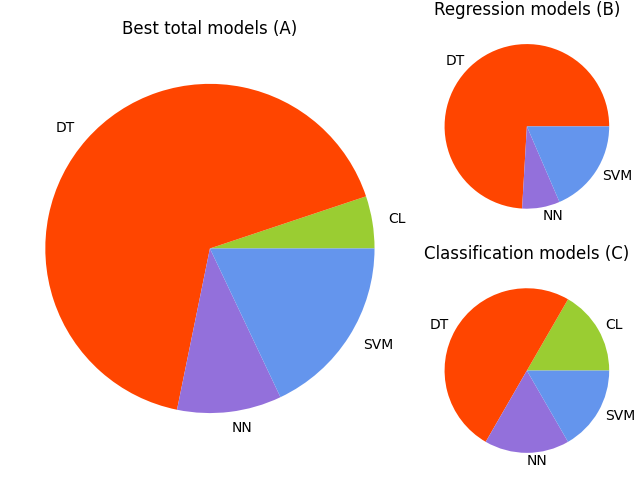

Write Julia code to recreate this figure.
using PyCall, CSV, DataFrames, Plots, PyPlot, OrderedCollections
@pyimport matplotlib.pyplot as pyplt
# function needed 
function color_finder(models, color_dict)
    color_array = Vector{String}(undef, length(models))
    for i in eachindex(models)
        color_array[i] = color_dict[models[i]]
    end
    return color_array
end

#setup color per model
model = ["DT", "SVM", "CL","DE", "NN", "LS", "BA"]
colors = ["orangered","cornflowerblue","yellowgreen","orange","mediumpurple","gold","orchid"]
color_dict = Dict(zip(model, colors))


# making first part 
data = CSV.read("./Lit_study.csv", DataFrame)[1:75, :]
Best_method1 = data[:, "Best method"]
Best_method1[Best_method1 .== "Other"] .= "DT"
Other_method1 = data[:, "Other Class"]



Best_method1 = Best_method1[Other_method1 .!= "None"]
unique_best_methods = sort(unique(Best_method1))
# Changing type of best_method in total
Best_method = Vector{String}(undef, 0)
for i in Best_method1
    push!(Best_method, i)
end
Best_method
# Makeing best methods into counts in total

best_method_count = zeros(Int64, length(unique_best_methods))
for i in eachindex(unique_best_methods)
    best_method_count[i] = count(Best_method .== unique_best_methods[i])
end
best_method_count
best_method_labels = unique_best_methods
best_method_sizes = best_method_count ./ sum(best_method_count)
best_method_color = color_finder(best_method_labels, color_dict)
#end first graph
#second graph
Reg_Best_method1 = data[:, "Best method"]
mode1 = data[:, "Mode"] 
mode1 = mode1[Other_method1 .!= "None"]
Reg_Best_method1 = Reg_Best_method1[Other_method1 .!= "None"]


# Changing type of best_method in class
Reg_Best_method = Vector{String}(undef, 0)
for i in Reg_Best_method1
    push!(Reg_Best_method, i)
end
# Type Changing for the mode variable
mode = Vector{String}(undef, 0)
for i in mode1
    push!(mode, i)
end
Reg_Best_method

# Changing the "other" to DT, since the model is 80% DT
Reg_Best_method[Reg_Best_method .== "Other"] .= "DT"
# Only taking the samples were the mode is classification
Reg_Best_method = Reg_Best_method[mode .== "R"]
Reg_unique_methods = sort(unique(Reg_Best_method))

Reg_method_count = zeros(Int64, length(Reg_unique_methods))
for i in eachindex(Reg_unique_methods)
    Reg_method_count[i] = count(Reg_Best_method .== Reg_unique_methods[i])
end
Reg_method_count
Reg_method_size = Reg_method_count ./ sum(Reg_method_count)
Reg_method_label = Reg_unique_methods
Reg_method_color = color_finder(Reg_method_label, color_dict)

#Third graph
Class_Best_method1 = data[:, "Best method"]
mode1 = data[:, "Mode"] 
mode1 = mode1[Other_method1 .!= "None"]
Class_Best_method1 = Class_Best_method1[Other_method1 .!= "None"]
# Changing type of best_method in class
Class_Best_method = Vector{String}(undef, 0)
for i in Class_Best_method1
    push!(Class_Best_method, i)
end
# Type Changing for the mode variable
mode = Vector{String}(undef, 0)
for i in mode1
    push!(mode, i)
end
Class_Best_method

# Changing the "other" to DT, since the model is 80% DT
Class_Best_method[Class_Best_method .== "Other"] .= "DT"
# Only taking the samples were the mode is classification
Class_Best_method = Class_Best_method[mode .== "C"]
print(Class_Best_method)
class_unique_methods = sort(unique(Class_Best_method))

class_method_count = zeros(Int64, length(class_unique_methods))
for i in eachindex(class_unique_methods)
    class_method_count[i] = count(Class_Best_method .== class_unique_methods[i])
end
class_method_count
class_method_size = class_method_count ./ sum(class_method_count)
class_method_label = class_unique_methods
class_method_color = color_finder(class_method_label, color_dict)

# Making the plot
fig = pyplt.figure(constrained_layout=true)
axs = fig.subplot_mosaic([["Left", "TopRight"],["Left", "BottomRight"]],
                          gridspec_kw=Dict("width_ratios"=>[2, 1]))
# Left is the total plot (first graph)
axs["Left"].set_title("Best total models (A)")
axs["Left"].pie(best_method_sizes, labels=best_method_labels, colors=best_method_color)
# Topright is the reg models (second graph)
axs["TopRight"].set_title("Regression models (B)")
axs["TopRight"].pie(Reg_method_size, labels=Reg_method_label, colors=Reg_method_color)
axs["BottomRight"].set_title("Classification models (C)")
axs["BottomRight"].pie(class_method_size, labels=class_method_label, colors=class_method_color)

pyplt.savefig("best_models_filter.png")
